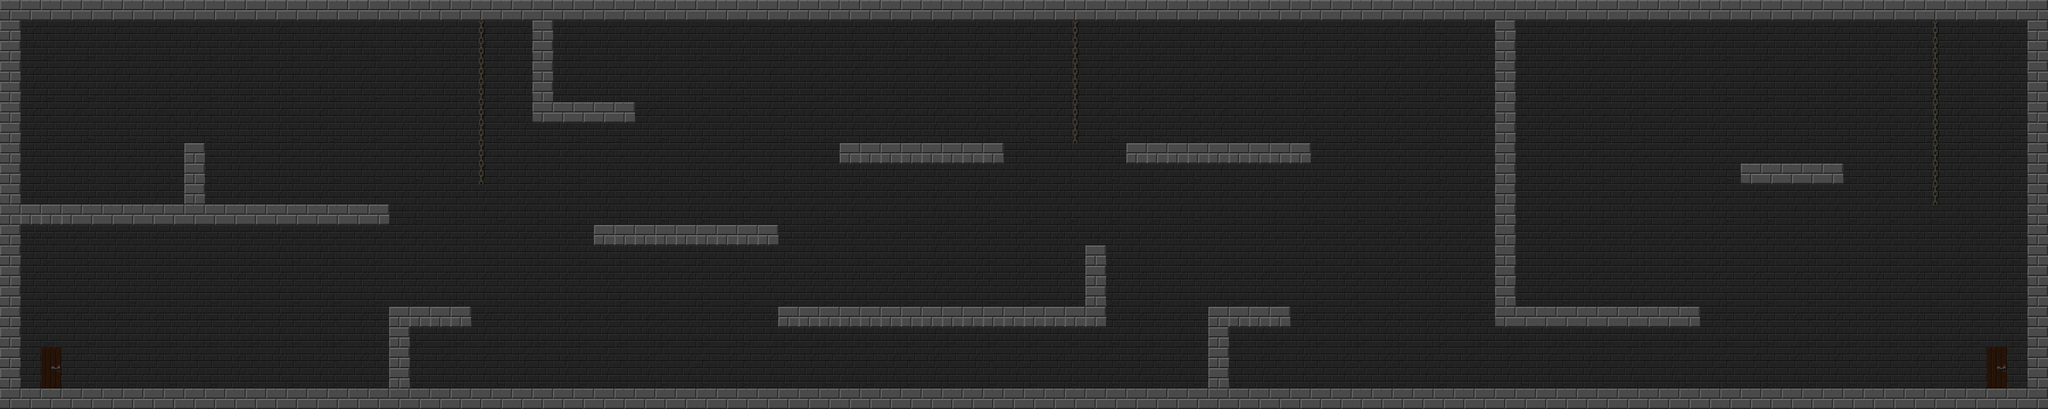

This is a level from a 2D game, rendered from its Tiled map with the project's own tilesets. A one-line summary and the map file follow, with tile-layer data summarised:
An orthogonal 100x20 tile map with 64x64 px tiles, 3 tile layers (background, decoration, coll) and 41 objects.

<map version="1.0" orientation="orthogonal" width="100" height="20" tilewidth="64" tileheight="64">
 <tileset firstgid="1" name="Tezture Tiles" tilewidth="64" tileheight="64">
  <image source="Tezture Tiles.png" width="512" height="640" />
 </tileset>
 <layer name="background" width="100" height="20">
  <data>[2000 cells, 1900 non-empty, 4 distinct tile ids]</data>
 </layer>
 <layer name="decoration" width="100" height="20">
  <data>[2000 cells, 27 non-empty, 3 distinct tile ids]</data>
 </layer>
 <layer name="coll" width="100" height="20">
  <data>[2000 cells, 354 non-empty, 2 distinct tile ids]</data>
 </layer>
 <objectgroup name="enemyHard" width="100" height="20" />
 <objectgroup name="trapHard" width="100" height="20" />
 <objectgroup name="fairdyDustHard" width="100" height="20" />
 <objectgroup name="enemyMedium" width="100" height="20" />
 <objectgroup name="trapMedium" width="100" height="20" />
 <objectgroup name="fairyDustMedium" width="100" height="20" />
 <objectgroup name="enemyEasy" width="100" height="20">
  <object x="2807" y="888">
   <ellipse />
  </object>
 </objectgroup>
 <objectgroup name="trapEasy" width="100" height="20">
  <object x="1184" y="1182" />
  <object x="1119" y="1183" />
  <object x="3745" y="1183" />
  <object x="3678" y="1183" />
  <object x="3361" y="927" />
  <object x="3294" y="927" />
  <object x="5280" y="926" />
  <object x="5195" y="927" />
  <object x="1887" y="669" />
  <object x="538" y="604" />
 </objectgroup>
 <objectgroup name="fairyDustEasy" width="100" height="20">
  <object x="510" y="1156">
   <ellipse />
  </object>
  <object x="662" y="1150">
   <ellipse />
  </object>
  <object x="804" y="1156">
   <ellipse />
  </object>
  <object x="1370" y="1176">
   <ellipse />
  </object>
  <object x="1436" y="1172">
   <ellipse />
  </object>
  <object x="918" y="602">
   <ellipse />
  </object>
  <object x="996" y="600">
   <ellipse />
  </object>
  <object x="2508" y="898">
   <ellipse />
  </object>
  <object x="2826" y="390">
   <ellipse />
  </object>
  <object x="2912" y="382">
   <ellipse />
  </object>
  <object x="573" y="1152">
   <ellipse />
  </object>
  <object x="736" y="1152">
   <ellipse />
  </object>
  <object x="2361" y="649">
   <ellipse />
  </object>
  <object x="2294" y="651">
   <ellipse />
  </object>
  <object x="3785" y="367">
   <ellipse />
  </object>
  <object x="3948" y="406">
   <ellipse />
  </object>
  <object x="4860" y="904">
   <ellipse />
  </object>
  <object x="4944" y="904">
   <ellipse />
  </object>
  <object x="5528" y="460">
   <ellipse />
  </object>
  <object x="5648" y="464">
   <ellipse />
  </object>
  <object x="218" y="579">
   <ellipse />
  </object>
  <object x="330" y="579">
   <ellipse />
  </object>
  <object x="1817" y="280">
   <ellipse />
  </object>
  <object x="1891" y="282">
   <ellipse />
  </object>
  <object x="1971" y="290">
   <ellipse />
  </object>
 </objectgroup>
 <objectgroup name="movingPlatform" width="100" height="20" />
 <objectgroup name="fairyCage" width="100" height="20">
  <object x="1505" y="607">
   <ellipse />
  </object>
  <object x="3362" y="480">
   <ellipse />
  </object>
  <object x="6049" y="672">
   <ellipse />
  </object>
 </objectgroup>
 <objectgroup name="playerEnd" width="100" height="20">
  <object x="6243" y="1125">
   <ellipse />
  </object>
 </objectgroup>
 <objectgroup name="playerSpawn" width="100" height="20">
  <object x="153" y="1125">
   <ellipse />
  </object>
 </objectgroup>
</map>
